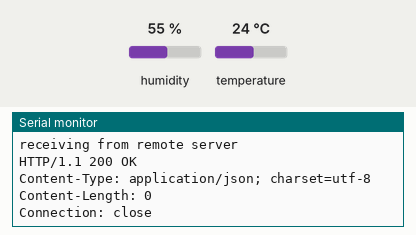
Recording of a sketch running on a simulated ESP8266 (NodeMCU). Shown: the last lines printed to the serial monitor. The inputs (shaded band) are chosen by the test bench; at power-on: humidity 55 %, temperature 24 °C. WiFi joins after 1.5 s; servers stay silent unless stated; uploads are accepted with an empty reply.

Above: at 7.7 s.
7.8 s: humidity set to 22 %
At 7.93 s:
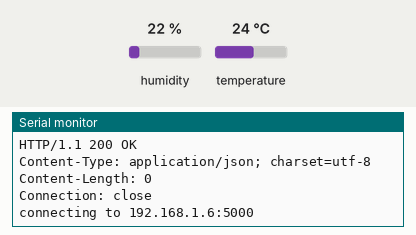
9.5 s: temperature set to 12 °C
At 11.0 s:
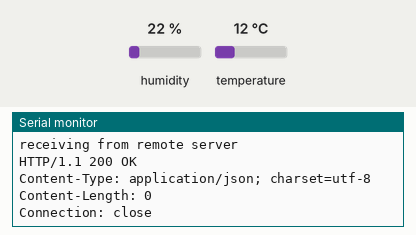
11.2 s: humidity set to 40 %
At 11.74 s:
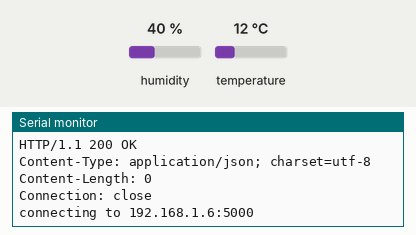
Timing chart, 0 to 14.2 s (numbered marks = the images above; inputs shaded):
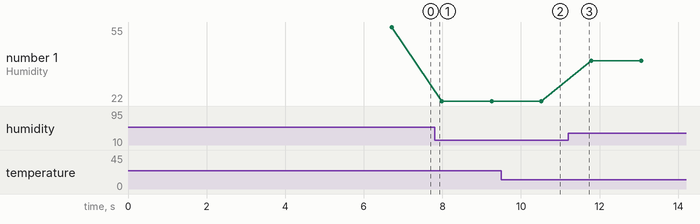

The sketch:

WiFiClient_2.ino
```cpp
/*
    This sketch establishes a TCP connection to a "quote of the day" service.
    It sends a "hello" message, and then prints received data.
*/

#include <ESP8266WiFi.h>
#include <Adafruit_Sensor.h>
#include <DHT.h>
#include <DHT_U.h>

#ifndef STASSID
#define STASSID "MOLDTELECOM_E20"
#define STAPSK  "3122294100623"
#endif
#define DHTPIN 2
#define DHTTYPE    DHT11

const char* ssid     = STASSID;
const char* password = STAPSK;

const char* host = "192.168.1.6";
const uint16_t port = 5000;

DHT_Unified dht(DHTPIN, DHTTYPE);

uint32_t delayMS;

void setup() {
  Serial.begin(115200);
  delay(5000);
  dht.begin();
  sensor_t sensor;
  delayMS = sensor.min_delay / 1000; // Set delay between sensor readings based on sensor details.

  // We start by connecting to a WiFi network

  Serial.println();
  Serial.println();
  Serial.print("Connecting to ");
  Serial.println(ssid);

  /* Explicitly set the ESP8266 to be a WiFi-client, otherwise, it by default,
     would try to act as both a client and an access-point and could cause
     network-issues with your other WiFi-devices on your WiFi-network. */
  WiFi.mode(WIFI_STA);
  WiFi.begin(ssid, password);

  while (WiFi.status() != WL_CONNECTED) {
    delay(500);
    Serial.print(".");
  }

  Serial.println("");
  Serial.println("WiFi connected");
  Serial.println("IP address: ");
  Serial.println(WiFi.localIP());
}

void loop() {
  Serial.print("connecting to ");
  Serial.print(host);
  Serial.print(':');
  Serial.println(port);

  // Use WiFiClient class to create TCP connections
  WiFiClient client;
  if (!client.connect(host, port)) {
    Serial.println("connection failed");
    delay(5000);
    return;
  }

  sensors_event_t event_t;
  sensors_event_t event_h;

  dht.temperature().getEvent(&event_t);
  if (isnan(event_t.temperature)) {
    Serial.println(F("Error reading temperature!"));
  }
  else {
    Serial.print(F("Temperature: "));
    Serial.print(event_t.temperature);
    Serial.println(F("°C"));
  }
  // Get humidity event and print its value.
  dht.humidity().getEvent(&event_h);
  if (isnan(event_h.relative_humidity)) {
    Serial.println(F("Error reading humidity!"));
  }
  else {
    Serial.print(F("Humidity: "));
    Serial.print(event_h.relative_humidity);
    Serial.println(F("%"));
  }

  // This will send a string to the server
  Serial.println("sending data to server");
  if (client.connected()) {
    client.print(String("POST ") + "/?temperature=" + event_t.temperature + "&humidity=" + event_h.relative_humidity +
    " HTTP/1.1\r\n" +
     "Host: " + host + "\r\n" +
     "User-Agent: BuildFailureDetectorESP8266\r\n" +
     "Connection: close\r\n\r\n");
  }

  // wait for data to be available
  unsigned long timeout = millis();
  while (client.available() == 0) {
    if (millis() - timeout > 5000) {
      Serial.println(">>> Client Timeout !");
      client.stop();
      delay(60000);
      return;
    }
  }

  // Read all the lines of the reply from server and print them to Serial
  Serial.println("receiving from remote server");
  // not testing 'client.connected()' since we do not need to send data here
  while (client.available()) {
    char ch = static_cast<char>(client.read());
    Serial.print(ch);
  }

  // Close the connection
//  Serial.println();
//  Serial.println("closing connection");
//  client.stop();

  delay(1000);
}
```

Measured:
- after the input at 9.5 s, the serial monitor: prints a new line after 1.0 s (image 2)
- plotted number 1: 55 → 22 after the input at 7.8 s, 22 → 40 after the input at 11.2 s
